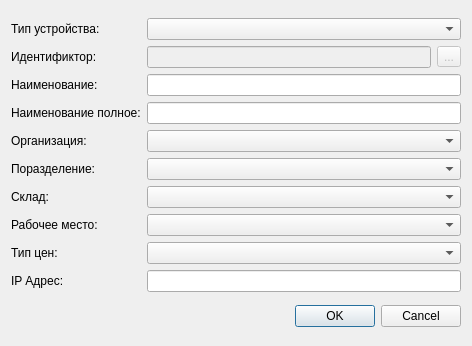
<?xml version="1.0" encoding="UTF-8"?>
<ui version="4.0">
 <class>DialogDevice</class>
 <widget class="QDialog" name="DialogDevice">
  <property name="geometry">
   <rect>
    <x>0</x>
    <y>0</y>
    <width>472</width>
    <height>346</height>
   </rect>
  </property>
  <property name="windowTitle">
   <string>Устройство</string>
  </property>
  <layout class="QGridLayout" name="gridLayout_2">
   <item row="0" column="0">
    <layout class="QGridLayout" name="gridLayout">
     <item row="5" column="4">
      <widget class="QComboBox" name="cmbSubdivisions"/>
     </item>
     <item row="0" column="0">
      <widget class="QLabel" name="label">
       <property name="text">
        <string>Тип устройства:</string>
       </property>
      </widget>
     </item>
     <item row="7" column="0">
      <widget class="QLabel" name="label_9">
       <property name="text">
        <string>Рабочее место:</string>
       </property>
      </widget>
     </item>
     <item row="9" column="0">
      <widget class="QLabel" name="label_10">
       <property name="text">
        <string>IP Адрес:</string>
       </property>
      </widget>
     </item>
     <item row="8" column="0">
      <widget class="QLabel" name="label_8">
       <property name="text">
        <string>Тип цен:</string>
       </property>
      </widget>
     </item>
     <item row="2" column="4">
      <widget class="QLineEdit" name="edtFirst"/>
     </item>
     <item row="5" column="0">
      <widget class="QLabel" name="label_6">
       <property name="text">
        <string>Поразделение:</string>
       </property>
      </widget>
     </item>
     <item row="0" column="4">
      <widget class="QComboBox" name="cmbDeviceType"/>
     </item>
     <item row="8" column="4">
      <widget class="QComboBox" name="cmbTypePrice"/>
     </item>
     <item row="7" column="4">
      <widget class="QComboBox" name="cmbWorkplaces"/>
     </item>
     <item row="3" column="4">
      <widget class="QLineEdit" name="edtSecond"/>
     </item>
     <item row="4" column="0">
      <widget class="QLabel" name="label_5">
       <property name="text">
        <string>Организация:</string>
       </property>
      </widget>
     </item>
     <item row="6" column="0">
      <widget class="QLabel" name="label_7">
       <property name="text">
        <string>Склад:</string>
       </property>
      </widget>
     </item>
     <item row="1" column="0">
      <widget class="QLabel" name="label_2">
       <property name="text">
        <string>Идентификтор:</string>
       </property>
      </widget>
     </item>
     <item row="9" column="4">
      <widget class="QLineEdit" name="txtAddress"/>
     </item>
     <item row="6" column="4">
      <widget class="QComboBox" name="cmbWarehouses"/>
     </item>
     <item row="4" column="4">
      <widget class="QComboBox" name="cmbOrganisation"/>
     </item>
     <item row="3" column="0">
      <widget class="QLabel" name="label_4">
       <property name="text">
        <string>Наименование полное:</string>
       </property>
      </widget>
     </item>
     <item row="2" column="0">
      <widget class="QLabel" name="label_3">
       <property name="text">
        <string>Наименование:</string>
       </property>
      </widget>
     </item>
     <item row="1" column="4">
      <layout class="QHBoxLayout" name="horizontalLayout">
       <item>
        <widget class="QLineEdit" name="edtRef">
         <property name="enabled">
          <bool>false</bool>
         </property>
        </widget>
       </item>
       <item>
        <widget class="QToolButton" name="editRef">
         <property name="enabled">
          <bool>false</bool>
         </property>
         <property name="text">
          <string>...</string>
         </property>
         <property name="icon">
          <iconset resource="resurses.qrc">
           <normaloff>:/img/itemEdit.png</normaloff>:/img/itemEdit.png</iconset>
         </property>
         <property name="checkable">
          <bool>true</bool>
         </property>
        </widget>
       </item>
      </layout>
     </item>
    </layout>
   </item>
   <item row="1" column="0">
    <widget class="QDialogButtonBox" name="buttonBox">
     <property name="orientation">
      <enum>Qt::Horizontal</enum>
     </property>
     <property name="standardButtons">
      <set>QDialogButtonBox::Cancel|QDialogButtonBox::Ok</set>
     </property>
    </widget>
   </item>
  </layout>
 </widget>
 <resources>
  <include location="resurses.qrc"/>
 </resources>
 <connections>
  <connection>
   <sender>buttonBox</sender>
   <signal>accepted()</signal>
   <receiver>DialogDevice</receiver>
   <slot>accept()</slot>
   <hints>
    <hint type="sourcelabel">
     <x>248</x>
     <y>254</y>
    </hint>
    <hint type="destinationlabel">
     <x>157</x>
     <y>274</y>
    </hint>
   </hints>
  </connection>
  <connection>
   <sender>buttonBox</sender>
   <signal>rejected()</signal>
   <receiver>DialogDevice</receiver>
   <slot>reject()</slot>
   <hints>
    <hint type="sourcelabel">
     <x>316</x>
     <y>260</y>
    </hint>
    <hint type="destinationlabel">
     <x>286</x>
     <y>274</y>
    </hint>
   </hints>
  </connection>
 </connections>
</ui>
